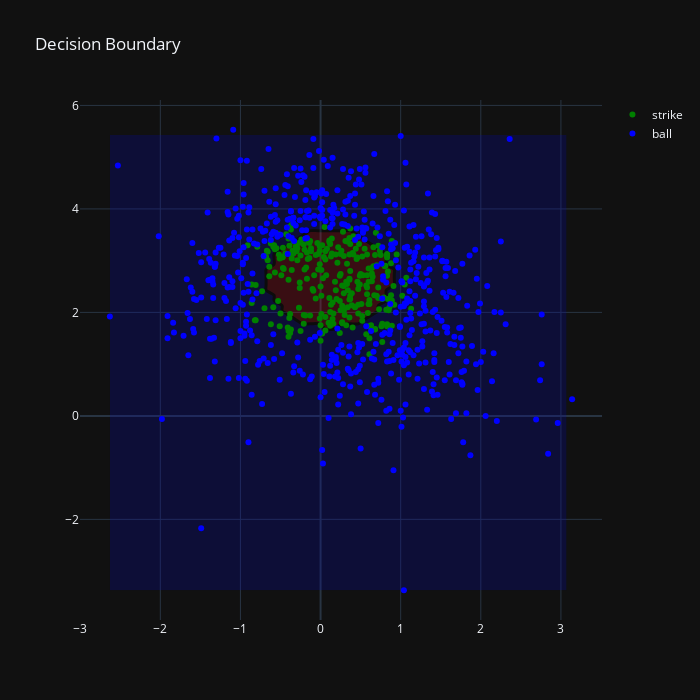

The notebook cell this image was saved under:
### Markdown cell above
Hmmm, about 90% accurate. Seems pretty good. There are some other things I want to look at to evaluate this score. For example, I can imagine that the decision boundary for the model is going to have lots of "curves" to the plot. In the rule book, it would be established as a rectangle, but I doubt the model would represent that, since it is working on the basis of the calls made by umpires, not the rulebook. Lets take a look.

### Code cell
import importlib
import utils
importlib.reload(utils)

fig = utils.PlotDecisionBoundary(model, Xtrain[features], ytrain, label_map = onehot_map.keys())
fig.show()

### Figure 1 — Plotly figure (JSON) as saved in the notebook; plotly's stock layout.template omitted (floating-point values rounded to 4 significant figures; data arrays with more than 128 entries replaced by an {"elided": "..."} marker saying what was removed)
{"data": [{"marker": {"color": "green"}, "mode": "markers", "name": "strike", "type": "scatter", "x": {"elided": "267 float values"}, "y": {"elided": "267 float values"}}, {"marker": {"color": "blue"}, "mode": "markers", "name": "ball", "type": "scatter", "x": {"elided": "535 float values"}, "y": {"elided": "535 float values"}}, {"colorscale": [[1, "green"], [0, "blue"]], "hoverinfo": "skip", "line": {"width": 3}, "ncontours": 2, "opacity": 0.25, "showlegend": false, "showscale": false, "type": "contour", "x": [-2.63, -2.53, -2.43, -2.33, -2.23, -2.13, -2.03, -1.93, -1.83, -1.73, -1.63, -1.53, -1.43, -1.33, -1.23, -1.13, -1.03, -0.93, -0.83, -0.73, -0.63, -0.53, -0.43, -0.33, -0.23, -0.13, -0.03, 0.07, 0.17, 0.27, 0.37, 0.47, 0.57, 0.67, 0.77, 0.87, 0.97, 1.07, 1.17, 1.27, 1.37, 1.47, 1.57, 1.67, 1.77, 1.87, 1.97, 2.07, 2.17, 2.27, 2.37, 2.47, 2.57, 2.67, 2.77, 2.87, 2.97, 3.07], "y": [-3.37, -3.27, -3.17, -3.07, -2.97, -2.87, -2.77, -2.67, -2.57, -2.47, -2.37, -2.27, -2.17, -2.07, -1.97, -1.87, -1.77, -1.67, -1.57, -1.47, -1.37, -1.27, -1.17, -1.07, -0.97, -0.87, -0.77, -0.67, -0.57, -0.47, -0.37, -0.27, -0.17, -0.07, 0.03, 0.13, 0.23, 0.33, 0.43, 0.53, 0.63, 0.73, 0.83, 0.93, 1.03, 1.13, 1.23, 1.33, 1.43, 1.53, 1.63, 1.73, 1.83, 1.93, 2.03, 2.13, 2.23, 2.33, 2.43, 2.53, 2.63, 2.73, 2.83, 2.93, 3.03, 3.13, 3.23, 3.33, 3.43, 3.53, 3.63, 3.73, 3.83, 3.93, 4.03, 4.13, 4.23, 4.33, 4.43, 4.53, 4.63, 4.73, 4.83, 4.93, 5.03, 5.13, 5.23, 5.33, 5.43], "z": {"elided": "89x58 int values"}}], "layout": {"height": 700, "title": {"text": "Decision Boundary"}, "width": 700}}
